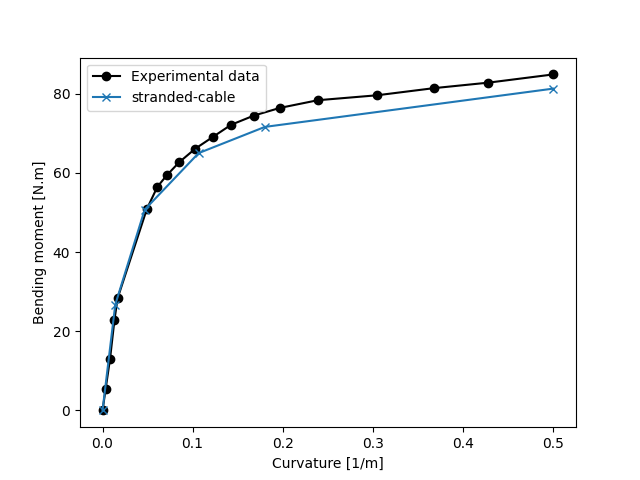

Source code (Python):
import os
import numpy as np
import pandas as pd
import matplotlib.pyplot as plt

import strdcable.cable
from strdcable.config import cfg, __PATH_STRDCABLE__

"""
    This example makes a comparison of the bending behavior of a conductor cable (Cardinal) 
    as calculated by the stranded-cable package and experimental results from the literature.
    """

path = __PATH_STRDCABLE__


def get_experimental_results(experimental_df):
    """Plots experimental data from a dataframe and returns the figure handle with plotted data

    Parameters
    ----------
    experimental_df: str
        dataframe with the experimental results

    Returns
    -------
    fig: figure
        figure object where the experimental data is already plotted

    """

    fig = plt.figure()
    ax = fig.gca()

    kappa = np.append([0.], experimental_df.kappa.values)
    M = np.append([0.], experimental_df.M.values)
    ax.plot(kappa, M, '-ok', label='Experimental data')

    kappa_max = np.amax(kappa)
    if kappa_max < 0.0:
        kappa_max = 0.0

    return fig, kappa_max


if __name__ == "__main__":
    # path to csv containing data for cables
    cables_table_path = os.path.join(path, cfg['example_files']['cables_dataset'])
    # dataframe obtained from the csv dataset
    df_cabledata = pd.read_csv(cables_table_path)

    # path to csv with experimental results
    experimental_dataframe = pd.read_csv(os.path.join(path, cfg['example_files']['experimental_bending_data']))

    # The Cardinal conductor is picked
    conductor_name = "CARDINAL"
    cable_indices = df_cabledata['cable'] == conductor_name

    # The Conductor object is created, a definition dataframe is obtained
    cable_type = 'conductor'
    headers = ['material', 'dwires', 'nbwires']
    dict_rename = {}
    sortcols = ['layer']
    cable, df_cable = strdcable.cable.get_cable(cable_type, df_cabledata, cable_indices,
                                                headers, dict_rename, sortcols)

    # Create a plot with experimental values for the bending test
    dict_columns = {'curvature [1/m]': 'kappa', 'bending_moment [N.m]': 'M'}
    experimental_dataframe = experimental_dataframe.rename(columns=dict_columns)
    fig1, kappamax = get_experimental_results(experimental_dataframe)

    ####
    # Numerical estimation of the bending behavior of the Cardinal conductor

    # friction coefficient used in the calculation
    mu = 0.7

    comp = strdcable.cable.SimplifiedBending(df_cable, sortcols=sortcols, drename=dict_rename)
    # setting standard lay length
    comp.set_laylengths(0.5)
    comp.set_friction(mu)
    comp.cable.compute_all()

    # setting tension for the bending test corresponding to experimental conditions compared to here
    H = 40e3

    # calculation and plots
    ax1 = fig1.gca()

    formulation = 'FOTI'
    comp.evaluate(H, formul=formulation)

        # calculation of bending moment as curvature increases
    kappa_num = np.append([0.], np.append(comp.kappa, [kappamax]))
    Mnum = np.zeros(kappa_num.shape)
    for i in range(1, len(kappa_num)):
        Mnum[i] = Mnum[i - 1] + (kappa_num[i] - kappa_num[i - 1]) * comp.EI[i - 1]

        # plot using Matplotlib
    ax1.plot(kappa_num, Mnum, 'x-', label='stranded-cable')

    plt.figure(fig1)
    plt.xlabel("Curvature [1/m]")
    plt.ylabel("Bending moment [N.m]")
    plt.legend()
    plt.show()
    plt.savefig('./example_conductor_bending.png')
